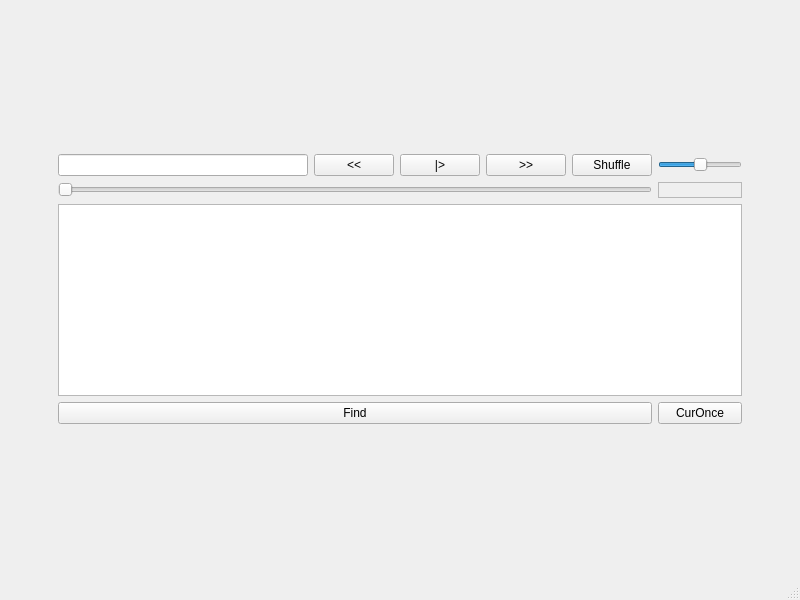
<?xml version="1.0" encoding="UTF-8"?>
<ui version="4.0">
 <class>Player</class>
 <widget class="QMainWindow" name="Player">
  <property name="geometry">
   <rect>
    <x>0</x>
    <y>0</y>
    <width>800</width>
    <height>600</height>
   </rect>
  </property>
  <property name="font">
   <font>
    <italic>false</italic>
    <bold>false</bold>
   </font>
  </property>
  <property name="windowTitle">
   <string>Player</string>
  </property>
  <widget class="QWidget" name="centralwidget">
   <layout class="QGridLayout" name="gridLayout">
    <item row="2" column="0">
     <spacer name="horizontalSpacer">
      <property name="orientation">
       <enum>Qt::Horizontal</enum>
      </property>
      <property name="sizeHint" stdset="0">
       <size>
        <width>40</width>
        <height>20</height>
       </size>
      </property>
     </spacer>
    </item>
    <item row="2" column="1">
     <layout class="QGridLayout" name="gridLayout_2">
      <item row="0" column="0">
       <widget class="QLineEdit" name="le_skreen">
        <property name="minimumSize">
         <size>
          <width>250</width>
          <height>0</height>
         </size>
        </property>
        <property name="inputMask">
         <string/>
        </property>
        <property name="alignment">
         <set>Qt::AlignCenter</set>
        </property>
       </widget>
      </item>
      <item row="0" column="2">
       <widget class="QPushButton" name="b_play">
        <property name="text">
         <string>|&gt;</string>
        </property>
       </widget>
      </item>
      <item row="0" column="1">
       <widget class="QPushButton" name="b_prev">
        <property name="text">
         <string>&lt;&lt;</string>
        </property>
       </widget>
      </item>
      <item row="0" column="3">
       <widget class="QPushButton" name="b_next">
        <property name="text">
         <string>&gt;&gt;</string>
        </property>
       </widget>
      </item>
     </layout>
    </item>
    <item row="7" column="1">
     <spacer name="verticalSpacer">
      <property name="orientation">
       <enum>Qt::Vertical</enum>
      </property>
      <property name="sizeHint" stdset="0">
       <size>
        <width>20</width>
        <height>40</height>
       </size>
      </property>
     </spacer>
    </item>
    <item row="2" column="6">
     <spacer name="horizontalSpacer_2">
      <property name="orientation">
       <enum>Qt::Horizontal</enum>
      </property>
      <property name="sizeHint" stdset="0">
       <size>
        <width>40</width>
        <height>20</height>
       </size>
      </property>
     </spacer>
    </item>
    <item row="2" column="2">
     <widget class="QPushButton" name="b_shuff">
      <property name="text">
       <string>Shuffle</string>
      </property>
     </widget>
    </item>
    <item row="6" column="1" colspan="2">
     <widget class="QPushButton" name="b_find">
      <property name="text">
       <string>Find</string>
      </property>
     </widget>
    </item>
    <item row="0" column="1">
     <spacer name="verticalSpacer_2">
      <property name="orientation">
       <enum>Qt::Vertical</enum>
      </property>
      <property name="sizeHint" stdset="0">
       <size>
        <width>20</width>
        <height>40</height>
       </size>
      </property>
     </spacer>
    </item>
    <item row="2" column="3">
     <widget class="QSlider" name="s_volume">
      <property name="maximumSize">
       <size>
        <width>89</width>
        <height>22</height>
       </size>
      </property>
      <property name="value">
       <number>50</number>
      </property>
      <property name="orientation">
       <enum>Qt::Horizontal</enum>
      </property>
     </widget>
    </item>
    <item row="6" column="3">
     <widget class="QPushButton" name="b_playback">
      <property name="text">
       <string>CurOnce</string>
      </property>
     </widget>
    </item>
    <item row="5" column="1" colspan="3">
     <widget class="QListWidget" name="lw_skreen"/>
    </item>
    <item row="3" column="1" colspan="2">
     <widget class="QSlider" name="s_dur">
      <property name="orientation">
       <enum>Qt::Horizontal</enum>
      </property>
     </widget>
    </item>
    <item row="3" column="3">
     <widget class="QLabel" name="l_pos">
      <property name="frameShape">
       <enum>QFrame::StyledPanel</enum>
      </property>
      <property name="frameShadow">
       <enum>QFrame::Raised</enum>
      </property>
      <property name="text">
       <string/>
      </property>
     </widget>
    </item>
   </layout>
  </widget>
  <widget class="QMenuBar" name="menubar">
   <property name="geometry">
    <rect>
     <x>0</x>
     <y>0</y>
     <width>800</width>
     <height>21</height>
    </rect>
   </property>
  </widget>
  <widget class="QStatusBar" name="statusbar"/>
 </widget>
 <resources/>
 <connections/>
</ui>
